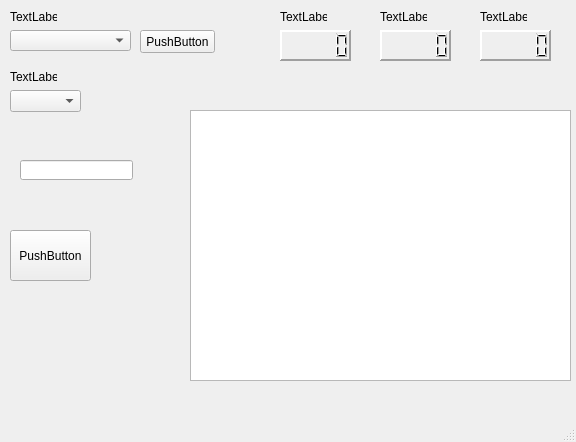
<?xml version="1.0" encoding="UTF-8"?>
<ui version="4.0">
 <class>MainWindow</class>
 <widget class="QMainWindow" name="MainWindow">
  <property name="geometry">
   <rect>
    <x>0</x>
    <y>0</y>
    <width>576</width>
    <height>442</height>
   </rect>
  </property>
  <property name="windowTitle">
   <string>MainWindow</string>
  </property>
  <widget class="QWidget" name="centralWidget">
   <widget class="QGraphicsView" name="graphicsView">
    <property name="geometry">
     <rect>
      <x>190</x>
      <y>110</y>
      <width>381</width>
      <height>271</height>
     </rect>
    </property>
   </widget>
   <widget class="QComboBox" name="PortSelection">
    <property name="geometry">
     <rect>
      <x>10</x>
      <y>30</y>
      <width>121</width>
      <height>21</height>
     </rect>
    </property>
    <property name="maxVisibleItems">
     <number>20</number>
    </property>
   </widget>
   <widget class="QComboBox" name="comboBox_2">
    <property name="geometry">
     <rect>
      <x>10</x>
      <y>90</y>
      <width>71</width>
      <height>22</height>
     </rect>
    </property>
   </widget>
   <widget class="QLineEdit" name="lineEdit">
    <property name="geometry">
     <rect>
      <x>20</x>
      <y>160</y>
      <width>113</width>
      <height>20</height>
     </rect>
    </property>
   </widget>
   <widget class="QLCDNumber" name="PM_1">
    <property name="geometry">
     <rect>
      <x>280</x>
      <y>30</y>
      <width>71</width>
      <height>31</height>
     </rect>
    </property>
    <property name="autoFillBackground">
     <bool>false</bool>
    </property>
    <property name="frameShape">
     <enum>QFrame::Panel</enum>
    </property>
    <property name="frameShadow">
     <enum>QFrame::Raised</enum>
    </property>
    <property name="lineWidth">
     <number>2</number>
    </property>
    <property name="midLineWidth">
     <number>0</number>
    </property>
   </widget>
   <widget class="QLCDNumber" name="PM_2_5">
    <property name="geometry">
     <rect>
      <x>380</x>
      <y>30</y>
      <width>71</width>
      <height>31</height>
     </rect>
    </property>
    <property name="frameShape">
     <enum>QFrame::Panel</enum>
    </property>
    <property name="lineWidth">
     <number>2</number>
    </property>
   </widget>
   <widget class="QLCDNumber" name="PM_10">
    <property name="geometry">
     <rect>
      <x>480</x>
      <y>30</y>
      <width>71</width>
      <height>31</height>
     </rect>
    </property>
    <property name="frameShape">
     <enum>QFrame::Panel</enum>
    </property>
    <property name="lineWidth">
     <number>2</number>
    </property>
   </widget>
   <widget class="QLabel" name="PortSelectionLabel">
    <property name="geometry">
     <rect>
      <x>10</x>
      <y>10</y>
      <width>47</width>
      <height>13</height>
     </rect>
    </property>
    <property name="text">
     <string>TextLabel</string>
    </property>
   </widget>
   <widget class="QLabel" name="TimeInterval">
    <property name="geometry">
     <rect>
      <x>10</x>
      <y>70</y>
      <width>47</width>
      <height>13</height>
     </rect>
    </property>
    <property name="text">
     <string>TextLabel</string>
    </property>
   </widget>
   <widget class="QPushButton" name="Refresh">
    <property name="geometry">
     <rect>
      <x>140</x>
      <y>30</y>
      <width>75</width>
      <height>23</height>
     </rect>
    </property>
    <property name="text">
     <string>PushButton</string>
    </property>
   </widget>
   <widget class="QLabel" name="PM_1Label">
    <property name="geometry">
     <rect>
      <x>280</x>
      <y>10</y>
      <width>47</width>
      <height>13</height>
     </rect>
    </property>
    <property name="text">
     <string>TextLabel</string>
    </property>
   </widget>
   <widget class="QLabel" name="PM_2_5Label">
    <property name="geometry">
     <rect>
      <x>380</x>
      <y>10</y>
      <width>47</width>
      <height>13</height>
     </rect>
    </property>
    <property name="text">
     <string>TextLabel</string>
    </property>
   </widget>
   <widget class="QLabel" name="PM_10Label">
    <property name="geometry">
     <rect>
      <x>480</x>
      <y>10</y>
      <width>47</width>
      <height>13</height>
     </rect>
    </property>
    <property name="text">
     <string>TextLabel</string>
    </property>
   </widget>
   <widget class="QPushButton" name="StartStop">
    <property name="geometry">
     <rect>
      <x>10</x>
      <y>230</y>
      <width>81</width>
      <height>51</height>
     </rect>
    </property>
    <property name="text">
     <string>PushButton</string>
    </property>
   </widget>
  </widget>
  <widget class="QStatusBar" name="statusBar"/>
 </widget>
 <layoutdefault spacing="6" margin="11"/>
 <resources/>
 <connections/>
</ui>
